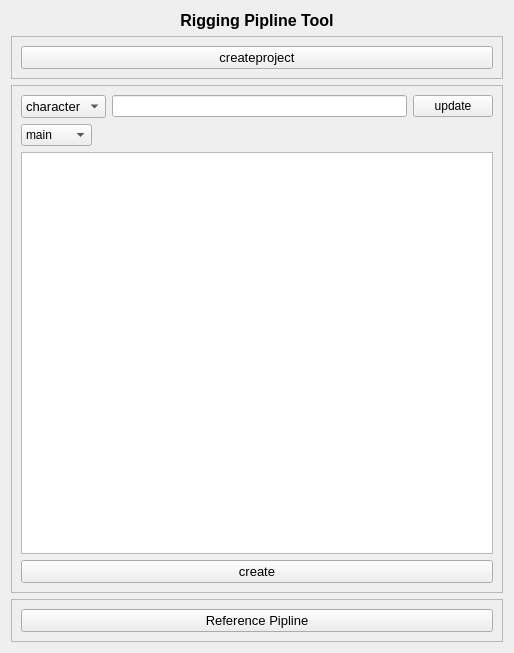
<?xml version="1.0" encoding="UTF-8"?>
<ui version="4.0">
 <class>Form</class>
 <widget class="QWidget" name="Form">
  <property name="geometry">
   <rect>
    <x>0</x>
    <y>0</y>
    <width>514</width>
    <height>653</height>
   </rect>
  </property>
  <property name="windowTitle">
   <string>Form</string>
  </property>
  <layout class="QVBoxLayout" name="verticalLayout" stretch="0,0,0,0">
   <item>
    <widget class="QLabel" name="label">
     <property name="maximumSize">
      <size>
       <width>16777215</width>
       <height>20</height>
      </size>
     </property>
     <property name="font">
      <font>
       <pointsize>12</pointsize>
       <weight>75</weight>
       <bold>true</bold>
      </font>
     </property>
     <property name="text">
      <string>Rigging Pipline Tool</string>
     </property>
     <property name="alignment">
      <set>Qt::AlignCenter</set>
     </property>
    </widget>
   </item>
   <item>
    <widget class="QFrame" name="frame">
     <property name="frameShape">
      <enum>QFrame::StyledPanel</enum>
     </property>
     <property name="frameShadow">
      <enum>QFrame::Raised</enum>
     </property>
     <layout class="QVBoxLayout" name="verticalLayout_2">
      <item>
       <widget class="QPushButton" name="createasset_pushButton">
        <property name="font">
         <font>
          <pointsize>10</pointsize>
         </font>
        </property>
        <property name="text">
         <string>createproject</string>
        </property>
       </widget>
      </item>
     </layout>
    </widget>
   </item>
   <item>
    <widget class="QFrame" name="frame_2">
     <property name="frameShape">
      <enum>QFrame::StyledPanel</enum>
     </property>
     <property name="frameShadow">
      <enum>QFrame::Raised</enum>
     </property>
     <layout class="QVBoxLayout" name="verticalLayout_4">
      <item>
       <layout class="QHBoxLayout" name="horizontalLayout">
        <item>
         <widget class="QComboBox" name="characterprops_comboBox">
          <property name="font">
           <font>
            <pointsize>10</pointsize>
           </font>
          </property>
          <item>
           <property name="text">
            <string>character</string>
           </property>
          </item>
          <item>
           <property name="text">
            <string>props</string>
           </property>
          </item>
         </widget>
        </item>
        <item>
         <widget class="QLineEdit" name="characterprops_lineEdit"/>
        </item>
        <item>
         <widget class="QPushButton" name="characterprops_update_pushButton">
          <property name="text">
           <string>update</string>
          </property>
         </widget>
        </item>
       </layout>
      </item>
      <item>
       <layout class="QHBoxLayout" name="horizontalLayout_3" stretch="0,0">
        <item>
         <widget class="QComboBox" name="charcter_type_comboBox">
          <item>
           <property name="text">
            <string>main</string>
           </property>
          </item>
          <item>
           <property name="text">
            <string>general</string>
           </property>
          </item>
         </widget>
        </item>
        <item>
         <spacer name="horizontalSpacer">
          <property name="orientation">
           <enum>Qt::Horizontal</enum>
          </property>
          <property name="sizeType">
           <enum>QSizePolicy::Expanding</enum>
          </property>
          <property name="sizeHint" stdset="0">
           <size>
            <width>20</width>
            <height>20</height>
           </size>
          </property>
         </spacer>
        </item>
       </layout>
      </item>
      <item>
       <widget class="QListWidget" name="characterprops_listWidget">
        <property name="font">
         <font>
          <pointsize>12</pointsize>
         </font>
        </property>
       </widget>
      </item>
      <item>
       <widget class="QPushButton" name="characterprops_pushButton">
        <property name="font">
         <font>
          <pointsize>10</pointsize>
         </font>
        </property>
        <property name="text">
         <string>create</string>
        </property>
       </widget>
      </item>
     </layout>
    </widget>
   </item>
   <item>
    <widget class="QFrame" name="frame_3">
     <property name="frameShape">
      <enum>QFrame::StyledPanel</enum>
     </property>
     <property name="frameShadow">
      <enum>QFrame::Raised</enum>
     </property>
     <layout class="QVBoxLayout" name="verticalLayout_3">
      <item>
       <widget class="QPushButton" name="Reference_pipline_pushButton">
        <property name="font">
         <font>
          <pointsize>10</pointsize>
         </font>
        </property>
        <property name="text">
         <string>Reference Pipline</string>
        </property>
       </widget>
      </item>
     </layout>
    </widget>
   </item>
  </layout>
 </widget>
 <resources/>
 <connections/>
</ui>
